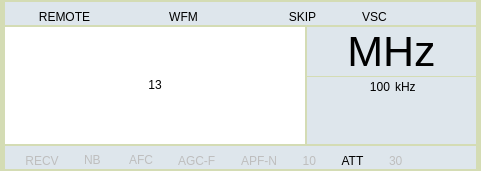
    <widget class="QWidget" name="widget_2" native="true">
     <property name="geometry">
      <rect>
       <x>5</x>
       <y>0</y>
       <width>481</width>
       <height>171</height>
      </rect>
     </property>
     <property name="styleSheet">
      <string notr="true">background-color: rgb(212, 220, 180);
border-color: qradialgradient(spread:pad, cx:0.5, cy:0.5, radius:0.5, fx:0.5, fy:0.5, stop:0 rgba(0, 0, 0, 0), stop:0.52 rgba(0, 0, 0, 0), stop:0.565 rgba(82, 121, 76, 33), stop:0.65 rgba(159, 235, 148, 64), stop:0.721925 rgba(255, 238, 150, 129), stop:0.77 rgba(255, 128, 128, 204), stop:0.89 rgba(191, 128, 255, 64), stop:1 rgba(0, 0, 0, 0));</string>
     </property>
     <widget class="QWidget" name="verticalLayoutWidget">
      <property name="geometry">
       <rect>
        <x>0</x>
        <y>0</y>
        <width>481</width>
        <height>171</height>
       </rect>
      </property>
      <layout class="QVBoxLayout" name="_2" stretch="1,5,1">
       <property name="spacing">
        <number>2</number>
       </property>
       <property name="leftMargin">
        <number>5</number>
       </property>
       <property name="topMargin">
        <number>2</number>
       </property>
       <property name="rightMargin">
        <number>5</number>
       </property>
       <property name="bottomMargin">
        <number>2</number>
       </property>
       <item>
        <widget class="QWidget" name="widget_8" native="true">
         <property name="styleSheet">
          <string notr="true">background-color: rgb(222, 230, 236);</string>
         </property>
         <widget class="QWidget" name="layoutWidget_2">
          <property name="geometry">
           <rect>
            <x>0</x>
            <y>0</y>
            <width>476</width>
            <height>26</height>
           </rect>
          </property>
          <layout class="QHBoxLayout" name="horizontalLayout_2">
           <property name="spacing">
            <number>0</number>
           </property>
           <property name="sizeConstraint">
            <enum>QLayout::SetDefaultConstraint</enum>
           </property>
           <property name="leftMargin">
            <number>0</number>
           </property>
           <property name="topMargin">
            <number>5</number>
           </property>
           <property name="bottomMargin">
            <number>0</number>
           </property>
           <item>
            <widget class="QLabel" name="ReMote_label">
             <property name="enabled">
              <bool>true</bool>
             </property>
             <property name="sizePolicy">
              <sizepolicy hsizetype="Preferred" vsizetype="Fixed">
               <horstretch>0</horstretch>
               <verstretch>0</verstretch>
              </sizepolicy>
             </property>
             <property name="styleSheet">
              <string notr="true">background-color: rgb(222, 230, 236);</string>
             </property>
             <property name="text">
              <string>REMOTE</string>
             </property>
             <property name="alignment">
              <set>Qt::AlignCenter</set>
             </property>
            </widget>
           </item>
           <item>
            <widget class="QLabel" name="Mode_band_label">
             <property name="sizePolicy">
              <sizepolicy hsizetype="Preferred" vsizetype="Fixed">
               <horstretch>0</horstretch>
               <verstretch>0</verstretch>
              </sizepolicy>
             </property>
             <property name="styleSheet">
              <string notr="true">background-color: rgb(222, 230, 236);</string>
             </property>
             <property name="text">
              <string>WFM</string>
             </property>
             <property name="alignment">
              <set>Qt::AlignCenter</set>
             </property>
            </widget>
           </item>
           <item>
            <widget class="QLabel" name="SKIP_label">
             <property name="sizePolicy">
              <sizepolicy hsizetype="Preferred" vsizetype="Fixed">
               <horstretch>0</horstretch>
               <verstretch>0</verstretch>
              </sizepolicy>
             </property>
             <property name="styleSheet">
              <string notr="true">background-color: rgb(222, 230, 236);</string>
             </property>
             <property name="text">
              <string>SKIP</string>
             </property>
             <property name="alignment">
              <set>Qt::AlignCenter</set>
             </property>
            </widget>
           </item>
           <item>
            <widget class="QLabel" name="VSC_label">
             <property name="sizePolicy">
              <sizepolicy hsizetype="Preferred" vsizetype="Fixed">
               <horstretch>0</horstretch>
               <verstretch>0</verstretch>
              </sizepolicy>
             </property>
             <property name="styleSheet">
              <string notr="true">background-color: rgb(222, 230, 236);</string>
             </property>
             <property name="text">
              <string>VSC</string>
             </property>
            </widget>
           </item>
          </layout>
         </widget>
        </widget>
       </item>
       <item>
        <layout class="QHBoxLayout" name="horizontalLayout_3">
         <property name="spacing">
          <number>2</number>
         </property>
         <property name="sizeConstraint">
          <enum>QLayout::SetNoConstraint</enum>
         </property>
         <property name="leftMargin">
          <number>0</number>
         </property>
         <property name="topMargin">
          <number>0</number>
         </property>
         <property name="rightMargin">
          <number>0</number>
         </property>
         <property name="bottomMargin">
          <number>0</number>
         </property>
         <item>
          <widget class="QLabel" name="label_FrequencyCentrer_value">
           <property name="sizePolicy">
            <sizepolicy hsizetype="Preferred" vsizetype="Preferred">
             <horstretch>0</horstretch>
             <verstretch>0</verstretch>
            </sizepolicy>
           </property>
           <property name="minimumSize">
            <size>
             <width>300</width>
             <height>100</height>
            </size>
           </property>
           <property name="baseSize">
            <size>
             <width>0</width>
             <height>0</height>
            </size>
           </property>
           <property name="layoutDirection">
            <enum>Qt::LeftToRight</enum>
           </property>
           <property name="styleSheet">
            <string notr="true">background-color: rgb(255, 255, 255);
font: 25 35pt &quot;Ubuntu&quot;;</string>
           </property>
           <property name="lineWidth">
            <number>1</number>
           </property>
           <property name="text">
            <string>13</string>
           </property>
           <property name="textFormat">
            <enum>Qt::RichText</enum>
           </property>
           <property name="alignment">
            <set>Qt::AlignCenter</set>
           </property>
          </widget>
         </item>
         <item>
          <layout class="QVBoxLayout" name="verticalLayout_10">
           <property name="spacing">
            <number>1</number>
           </property>
           <property name="bottomMargin">
            <number>0</number>
           </property>
           <item>
            <widget class="QLabel" name="label_Frequencycentrer_unit">
             <property name="sizePolicy">
              <sizepolicy hsizetype="Preferred" vsizetype="Fixed">
               <horstretch>0</horstretch>
               <verstretch>0</verstretch>
              </sizepolicy>
             </property>
             <property name="font">
              <font>
               <family>Ubuntu</family>
               <pointsize>32</pointsize>
               <weight>50</weight>
               <italic>false</italic>
               <bold>false</bold>
              </font>
             </property>
             <property name="styleSheet">
              <string notr="true">background-color: rgb(222, 230, 236);
font: 32pt &quot;Ubuntu&quot;;</string>
             </property>
             <property name="text">
              <string>MHz</string>
             </property>
             <property name="textFormat">
              <enum>Qt::PlainText</enum>
             </property>
             <property name="alignment">
              <set>Qt::AlignCenter</set>
             </property>
             <property name="wordWrap">
              <bool>true</bool>
             </property>
             <property name="margin">
              <number>20</number>
             </property>
             <property name="indent">
              <number>1</number>
             </property>
            </widget>
           </item>
           <item>
            <widget class="QWidget" name="widget_9" native="true">
             <property name="styleSheet">
              <string notr="true">background-color: rgb(222, 230, 236);</string>
             </property>
             <widget class="QWidget" name="horizontalLayoutWidget_3">
              <property name="geometry">
               <rect>
                <x>0</x>
                <y>0</y>
                <width>171</width>
                <height>19</height>
               </rect>
              </property>
              <layout class="QHBoxLayout" name="horizontalLayout_8" stretch="1,1">
               <property name="spacing">
                <number>5</number>
               </property>
               <property name="leftMargin">
                <number>5</number>
               </property>
               <property name="rightMargin">
                <number>5</number>
               </property>
               <item>
                <widget class="QLabel" name="label_Frequency_Step_Value_">
                 <property name="text">
                  <string>100</string>
                 </property>
                 <property name="alignment">
                  <set>Qt::AlignRight|Qt::AlignTrailing|Qt::AlignVCenter</set>
                 </property>
                </widget>
               </item>
               <item>
                <widget class="QLabel" name="label_Frequency_Step_unit">
                 <property name="text">
                  <string>kHz</string>
                 </property>
                 <property name="alignment">
                  <set>Qt::AlignLeading|Qt::AlignLeft|Qt::AlignVCenter</set>
                 </property>
                </widget>
               </item>
              </layout>
             </widget>
            </widget>
           </item>
          </layout>
         </item>
        </layout>
       </item>
       <item>
        <widget class="QWidget" name="widget_7" native="true">
         <property name="styleSheet">
          <string notr="true">background-color: rgb(222, 230, 236);</string>
         </property>
         <widget class="QWidget" name="layoutWidget">
          <property name="geometry">
           <rect>
            <x>-5</x>
            <y>5</y>
            <width>486</width>
            <height>19</height>
           </rect>
          </property>
          <layout class="QHBoxLayout" name="horizontalLayout_7" stretch="1,1,1,1,1,1,1,1">
           <property name="spacing">
            <number>0</number>
           </property>
           <property name="sizeConstraint">
            <enum>QLayout::SetDefaultConstraint</enum>
           </property>
           <property name="leftMargin">
            <number>0</number>
           </property>
           <property name="topMargin">
            <number>0</number>
           </property>
           <property name="rightMargin">
            <number>50</number>
           </property>
           <property name="bottomMargin">
            <number>0</number>
           </property>
           <item>
            <widget class="QLabel" name="Statut_Recive_sent_label">
             <property name="enabled">
              <bool>false</bool>
             </property>
             <property name="sizePolicy">
              <sizepolicy hsizetype="Fixed" vsizetype="Preferred">
               <horstretch>0</horstretch>
               <verstretch>0</verstretch>
              </sizepolicy>
             </property>
             <property name="styleSheet">
              <string notr="true">background-color: rgb(222, 230, 236);</string>
             </property>
             <property name="text">
              <string>RECV</string>
             </property>
             <property name="alignment">
              <set>Qt::AlignCenter</set>
             </property>
            </widget>
           </item>
           <item>
            <widget class="QLabel" name="Statut_Noise_Bank_label">
             <property name="enabled">
              <bool>false</bool>
             </property>
             <property name="sizePolicy">
              <sizepolicy hsizetype="Fixed" vsizetype="Fixed">
               <horstretch>0</horstretch>
               <verstretch>0</verstretch>
              </sizepolicy>
             </property>
             <property name="styleSheet">
              <string notr="true">background-color: rgb(222, 230, 236);</string>
             </property>
             <property name="text">
              <string>NB </string>
             </property>
             <property name="alignment">
              <set>Qt::AlignCenter</set>
             </property>
            </widget>
           </item>
           <item>
            <widget class="QLabel" name="Drop_label">
             <property name="enabled">
              <bool>false</bool>
             </property>
             <property name="sizePolicy">
              <sizepolicy hsizetype="Fixed" vsizetype="Fixed">
               <horstretch>0</horstretch>
               <verstretch>0</verstretch>
              </sizepolicy>
             </property>
             <property name="styleSheet">
              <string notr="true">background-color: rgb(222, 230, 236);</string>
             </property>
             <property name="text">
              <string>AFC</string>
             </property>
             <property name="alignment">
              <set>Qt::AlignCenter</set>
             </property>
            </widget>
           </item>
           <item>
            <widget class="QLabel" name="Statut_AGC_label">
             <property name="enabled">
              <bool>false</bool>
             </property>
             <property name="sizePolicy">
              <sizepolicy hsizetype="Fixed" vsizetype="Preferred">
               <horstretch>0</horstretch>
               <verstretch>0</verstretch>
              </sizepolicy>
             </property>
             <property name="text">
              <string>AGC-F</string>
             </property>
            </widget>
           </item>
           <item>
            <widget class="QLabel" name="Statut_APF_label">
             <property name="enabled">
              <bool>false</bool>
             </property>
             <property name="sizePolicy">
              <sizepolicy hsizetype="Fixed" vsizetype="Preferred">
               <horstretch>0</horstretch>
               <verstretch>0</verstretch>
              </sizepolicy>
             </property>
             <property name="text">
              <string>APF-N</string>
             </property>
            </widget>
           </item>
           <item>
            <widget class="QLabel" name="Statut_Attenuation_10_label">
             <property name="enabled">
              <bool>false</bool>
             </property>
             <property name="sizePolicy">
              <sizepolicy hsizetype="Fixed" vsizetype="Preferred">
               <horstretch>0</horstretch>
               <verstretch>0</verstretch>
              </sizepolicy>
             </property>
             <property name="text">
              <string>10</string>
             </property>
             <property name="alignment">
              <set>Qt::AlignRight|Qt::AlignTrailing|Qt::AlignVCenter</set>
             </property>
            </widget>
           </item>
           <item>
            <widget class="QLabel" name="label_2">
             <property name="sizePolicy">
              <sizepolicy hsizetype="Fixed" vsizetype="Preferred">
               <horstretch>0</horstretch>
               <verstretch>0</verstretch>
              </sizepolicy>
             </property>
             <property name="text">
              <string>ATT</string>
             </property>
             <property name="alignment">
              <set>Qt::AlignCenter</set>
             </property>
            </widget>
           </item>
           <item>
            <widget class="QLabel" name="Statut_Attenuation_30_label">
             <property name="enabled">
              <bool>false</bool>
             </property>
             <property name="sizePolicy">
              <sizepolicy hsizetype="Fixed" vsizetype="Preferred">
               <horstretch>0</horstretch>
               <verstretch>0</verstretch>
              </sizepolicy>
             </property>
             <property name="text">
              <string>30</string>
             </property>
            </widget>
           </item>
          </layout>
         </widget>
        </widget>
       </item>
      </layout>
     </widget>
    </widget>
